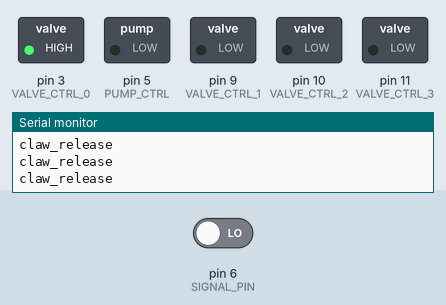
Simulated run of this sketch. Board: Arduino Uno, built with avr-gcc and run on an emulated ATmega328P. Parts: switched loads named in the sketch (green lamp = pin HIGH), the last lines printed to the serial monitor. The test bench sets the inputs (shaded band); at power-on: pin 6 (SIGNAL_PIN) LOW.

Above: at 2.8 s.
2.9 s: pin 6 (SIGNAL_PIN) driven HIGH
At 3.4 s:
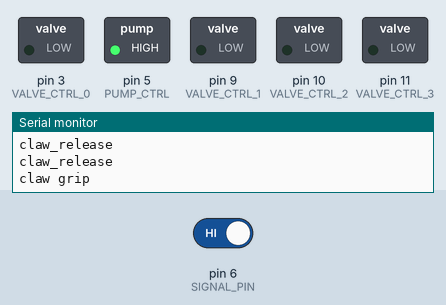
At 4.7 s:
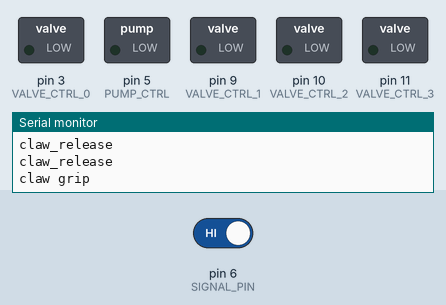
5.1 s: pin 6 (SIGNAL_PIN) driven LOW
At 5.8 s:
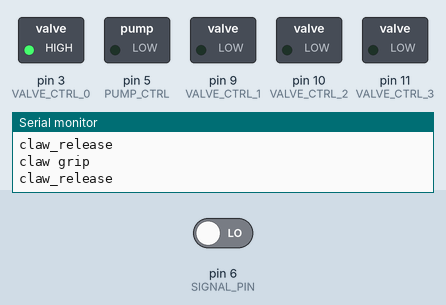
Timing chart, 0 to 8.1 s (numbered marks = the images above; inputs shaded):
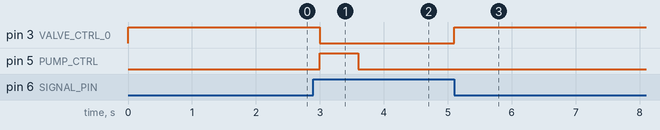

Measured:
- after the input at 2.9 s, pin 3 (VALVE_CTRL_0): HIGH → LOW after 0.10 s; pin 5 (PUMP_CTRL): LOW → HIGH after 0.10 s, → LOW 0.60 s later
- after the input at 5.1 s, pin 3 (VALVE_CTRL_0): LOW → HIGH at once

The sketch:

fluidic_control_board.ino
```cpp
//Pin Assigement
#define VALVE_CTRL_0  3
#define VALVE_CTRL_1  9
#define VALVE_CTRL_2  10
#define VALVE_CTRL_3  11
#define PUMP_CTRL     5
#define PRESSURE_0    A0
#define PRESSURE_1    A1
#define PRESSURE_2    A2
#define PRESSURE_3    A3
#define SIGNAL_PIN 6

//define pump ON/OFF control
#define PUMP_ON   digitalWrite(PUMP_CTRL, HIGH);
#define PUMP_OFF  digitalWrite(PUMP_CTRL, LOW);

//User Variables
int PRESSURE[4] ={0};
int pump_signal = 1;
int claw_toggle = 0;

void setup() {
  Serial.begin(115200);
  pinMode(VALVE_CTRL_0, OUTPUT);
  pinMode(VALVE_CTRL_1, OUTPUT);
  pinMode(VALVE_CTRL_2, OUTPUT);
  pinMode(VALVE_CTRL_3, OUTPUT);
  pinMode(PUMP_CTRL, OUTPUT);
  VALVE_OFF(VALVE_CTRL_0);
  VALVE_OFF(VALVE_CTRL_1);
  VALVE_OFF(VALVE_CTRL_2);
  VALVE_OFF(VALVE_CTRL_3);
  PUMP_OFF;

  //signal pin to be communicated by other arduino
  pinMode(SIGNAL_PIN,INPUT);
}

void loop() {
  pump_signal = digitalRead(SIGNAL_PIN);

  if (pump_signal == 1 && claw_toggle == 0){
    CLAW_GRIP();
    claw_toggle = 1;
    }
  if (pump_signal == 0){
    CLAW_RELEASE();
    claw_toggle = 0;
}


}

void CLAW_GRIP() {
  Serial.println("claw grip");
  PUMP_ON;
  //this part of the code may not be needed
  //VALVE_ON(VALVE_CTRL_0);
  //delay(1000);
  //until here
  VALVE_OFF(VALVE_CTRL_0);
  delay(600);
  PUMP_OFF;
}

void CLAW_RELEASE() {
  Serial.println("claw_release");
  VALVE_ON(VALVE_CTRL_0);
  delay(1000);
}

void VALVE_ON(byte VALVE_INDEX){
  digitalWrite(VALVE_INDEX, HIGH);
}
void VALVE_OFF(byte VALVE_INDEX){
  digitalWrite(VALVE_INDEX, LOW);
}
void READ_PRESSURE(){
  PRESSURE[0]=analogRead(PRESSURE_0);
  PRESSURE[1]=analogRead(PRESSURE_1);
  PRESSURE[2]=analogRead(PRESSURE_2);
  PRESSURE[3]=analogRead(PRESSURE_3);
}
```
